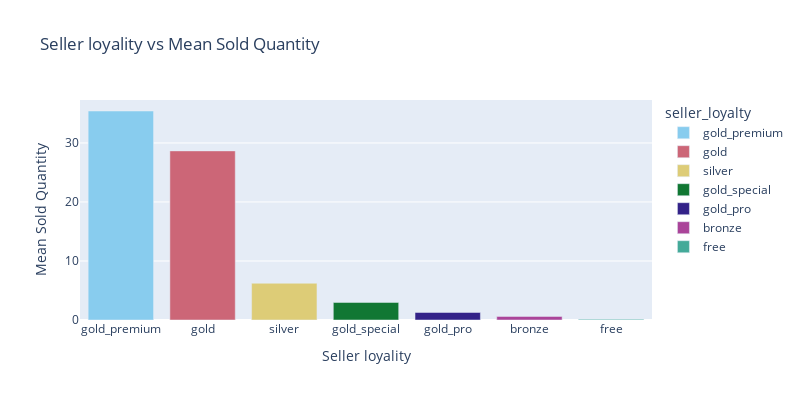
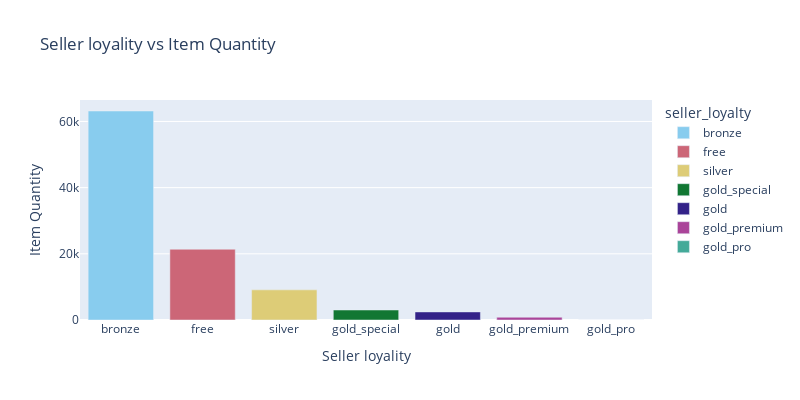

The cell these charts' notebook holds for them, in order:
### Markdown cell above
Hay algunos valores de ventas altos que no permiten observar la tendencia de las ventas. En la siguiente lista se puede ver que son 13 casos en lo que esto ocurre. Para mejorar la visualización se pueden filtrar y calcular la media de las ventas para cada nivel de loyality de los vendedores. 

También se puede observar para cada nivel no solo el promedio de ventas sino también la cantidad de items registrados.

### Code cell
df_items_bar = df_items[df_items.sold_quantity < 1000]
dff = df_items_bar[['seller_loyalty','sold_quantity']].groupby(['seller_loyalty'], as_index=False).mean().set_index('seller_loyalty').reset_index().sort_values('sold_quantity',ascending = False)
fig = px.bar(dff, x='seller_loyalty', y='sold_quantity', color = 'seller_loyalty',
            color_discrete_sequence=px.colors.qualitative.Safe,
            title = 'Seller loyality vs Mean Sold Quantity', 
            width=800, height=400)
fig.update_layout(xaxis_title="Seller loyality", yaxis_title="Mean Sold Quantity")
fig.show()

dff = df_items_bar[['seller_loyalty','sold_quantity']].groupby(['seller_loyalty'], as_index=False).count().set_index('seller_loyalty').reset_index().sort_values('sold_quantity',ascending = False)
fig = px.bar(dff, x='seller_loyalty', y='sold_quantity', color = 'seller_loyalty',
            color_discrete_sequence=px.colors.qualitative.Safe,
            title = 'Seller loyality vs Item Quantity', 
            width=800, height=400)
fig.update_layout(xaxis_title="Seller loyality", yaxis_title="Item Quantity")
fig.show()

### Figure 1 — Plotly figure (JSON) as saved in the notebook; plotly's stock layout.template omitted (floating-point values rounded to 4 significant figures)
{"data": [{"alignmentgroup": "True", "hovertemplate": "seller_loyalty=%{x}<br>sold_quantity=%{y}<extra></extra>", "legendgroup": "gold_premium", "marker": {"color": "rgb(136, 204, 238)", "pattern": {"shape": ""}}, "name": "gold_premium", "offsetgroup": "gold_premium", "orientation": "v", "showlegend": true, "textposition": "auto", "type": "bar", "x": ["gold_premium"], "xaxis": "x", "y": [35.41], "yaxis": "y"}, {"alignmentgroup": "True", "hovertemplate": "seller_loyalty=%{x}<br>sold_quantity=%{y}<extra></extra>", "legendgroup": "gold", "marker": {"color": "rgb(204, 102, 119)", "pattern": {"shape": ""}}, "name": "gold", "offsetgroup": "gold", "orientation": "v", "showlegend": true, "textposition": "auto", "type": "bar", "x": ["gold"], "xaxis": "x", "y": [28.65], "yaxis": "y"}, {"alignmentgroup": "True", "hovertemplate": "seller_loyalty=%{x}<br>sold_quantity=%{y}<extra></extra>", "legendgroup": "silver", "marker": {"color": "rgb(221, 204, 119)", "pattern": {"shape": ""}}, "name": "silver", "offsetgroup": "silver", "orientation": "v", "showlegend": true, "textposition": "auto", "type": "bar", "x": ["silver"], "xaxis": "x", "y": [6.228], "yaxis": "y"}, {"alignmentgroup": "True", "hovertemplate": "seller_loyalty=%{x}<br>sold_quantity=%{y}<extra></extra>", "legendgroup": "gold_special", "marker": {"color": "rgb(17, 119, 51)", "pattern": {"shape": ""}}, "name": "gold_special", "offsetgroup": "gold_special", "orientation": "v", "showlegend": true, "textposition": "auto", "type": "bar", "x": ["gold_special"], "xaxis": "x", "y": [2.978], "yaxis": "y"}, {"alignmentgroup": "True", "hovertemplate": "seller_loyalty=%{x}<br>sold_quantity=%{y}<extra></extra>", "legendgroup": "gold_pro", "marker": {"color": "rgb(51, 34, 136)", "pattern": {"shape": ""}}, "name": "gold_pro", "offsetgroup": "gold_pro", "orientation": "v", "showlegend": true, "textposition": "auto", "type": "bar", "x": ["gold_pro"], "xaxis": "x", "y": [1.278], "yaxis": "y"}, {"alignmentgroup": "True", "hovertemplate": "seller_loyalty=%{x}<br>sold_quantity=%{y}<extra></extra>", "legendgroup": "bronze", "marker": {"color": "rgb(170, 68, 153)", "pattern": {"shape": ""}}, "name": "bronze", "offsetgroup": "bronze", "orientation": "v", "showlegend": true, "textposition": "auto", "type": "bar", "x": ["bronze"], "xaxis": "x", "y": [0.6074], "yaxis": "y"}, {"alignmentgroup": "True", "hovertemplate": "seller_loyalty=%{x}<br>sold_quantity=%{y}<extra></extra>", "legendgroup": "free", "marker": {"color": "rgb(68, 170, 153)", "pattern": {"shape": ""}}, "name": "free", "offsetgroup": "free", "orientation": "v", "showlegend": true, "textposition": "auto", "type": "bar", "x": ["free"], "xaxis": "x", "y": [0.1218], "yaxis": "y"}], "layout": {"barmode": "relative", "height": 400, "legend": {"title": {"text": "seller_loyalty"}, "tracegroupgap": 0}, "title": {"text": "Seller loyality vs Mean Sold Quantity"}, "width": 800, "xaxis": {"anchor": "y", "categoryarray": ["gold_premium", "gold", "silver", "gold_special", "gold_pro", "bronze", "free"], "categoryorder": "array", "domain": [0, 1], "title": {"text": "Seller loyality"}}, "yaxis": {"anchor": "x", "domain": [0, 1], "title": {"text": "Mean Sold Quantity"}}}}

### Figure 2 — Plotly figure (JSON) as saved in the notebook; plotly's stock layout.template omitted (floating-point values rounded to 4 significant figures)
{"data": [{"alignmentgroup": "True", "hovertemplate": "seller_loyalty=%{x}<br>sold_quantity=%{y}<extra></extra>", "legendgroup": "bronze", "marker": {"color": "rgb(136, 204, 238)", "pattern": {"shape": ""}}, "name": "bronze", "offsetgroup": "bronze", "orientation": "v", "showlegend": true, "textposition": "auto", "type": "bar", "x": ["bronze"], "xaxis": "x", "y": [63163], "yaxis": "y"}, {"alignmentgroup": "True", "hovertemplate": "seller_loyalty=%{x}<br>sold_quantity=%{y}<extra></extra>", "legendgroup": "free", "marker": {"color": "rgb(204, 102, 119)", "pattern": {"shape": ""}}, "name": "free", "offsetgroup": "free", "orientation": "v", "showlegend": true, "textposition": "auto", "type": "bar", "x": ["free"], "xaxis": "x", "y": [21385], "yaxis": "y"}, {"alignmentgroup": "True", "hovertemplate": "seller_loyalty=%{x}<br>sold_quantity=%{y}<extra></extra>", "legendgroup": "silver", "marker": {"color": "rgb(221, 204, 119)", "pattern": {"shape": ""}}, "name": "silver", "offsetgroup": "silver", "orientation": "v", "showlegend": true, "textposition": "auto", "type": "bar", "x": ["silver"], "xaxis": "x", "y": [9113], "yaxis": "y"}, {"alignmentgroup": "True", "hovertemplate": "seller_loyalty=%{x}<br>sold_quantity=%{y}<extra></extra>", "legendgroup": "gold_special", "marker": {"color": "rgb(17, 119, 51)", "pattern": {"shape": ""}}, "name": "gold_special", "offsetgroup": "gold_special", "orientation": "v", "showlegend": true, "textposition": "auto", "type": "bar", "x": ["gold_special"], "xaxis": "x", "y": [3023], "yaxis": "y"}, {"alignmentgroup": "True", "hovertemplate": "seller_loyalty=%{x}<br>sold_quantity=%{y}<extra></extra>", "legendgroup": "gold", "marker": {"color": "rgb(51, 34, 136)", "pattern": {"shape": ""}}, "name": "gold", "offsetgroup": "gold", "orientation": "v", "showlegend": true, "textposition": "auto", "type": "bar", "x": ["gold"], "xaxis": "x", "y": [2438], "yaxis": "y"}, {"alignmentgroup": "True", "hovertemplate": "seller_loyalty=%{x}<br>sold_quantity=%{y}<extra></extra>", "legendgroup": "gold_premium", "marker": {"color": "rgb(170, 68, 153)", "pattern": {"shape": ""}}, "name": "gold_premium", "offsetgroup": "gold_premium", "orientation": "v", "showlegend": true, "textposition": "auto", "type": "bar", "x": ["gold_premium"], "xaxis": "x", "y": [835], "yaxis": "y"}, {"alignmentgroup": "True", "hovertemplate": "seller_loyalty=%{x}<br>sold_quantity=%{y}<extra></extra>", "legendgroup": "gold_pro", "marker": {"color": "rgb(68, 170, 153)", "pattern": {"shape": ""}}, "name": "gold_pro", "offsetgroup": "gold_pro", "orientation": "v", "showlegend": true, "textposition": "auto", "type": "bar", "x": ["gold_pro"], "xaxis": "x", "y": [18], "yaxis": "y"}], "layout": {"barmode": "relative", "height": 400, "legend": {"title": {"text": "seller_loyalty"}, "tracegroupgap": 0}, "title": {"text": "Seller loyality vs Item Quantity"}, "width": 800, "xaxis": {"anchor": "y", "categoryarray": ["bronze", "free", "silver", "gold_special", "gold", "gold_premium", "gold_pro"], "categoryorder": "array", "domain": [0, 1], "title": {"text": "Seller loyality"}}, "yaxis": {"anchor": "x", "domain": [0, 1], "title": {"text": "Item Quantity"}}}}
